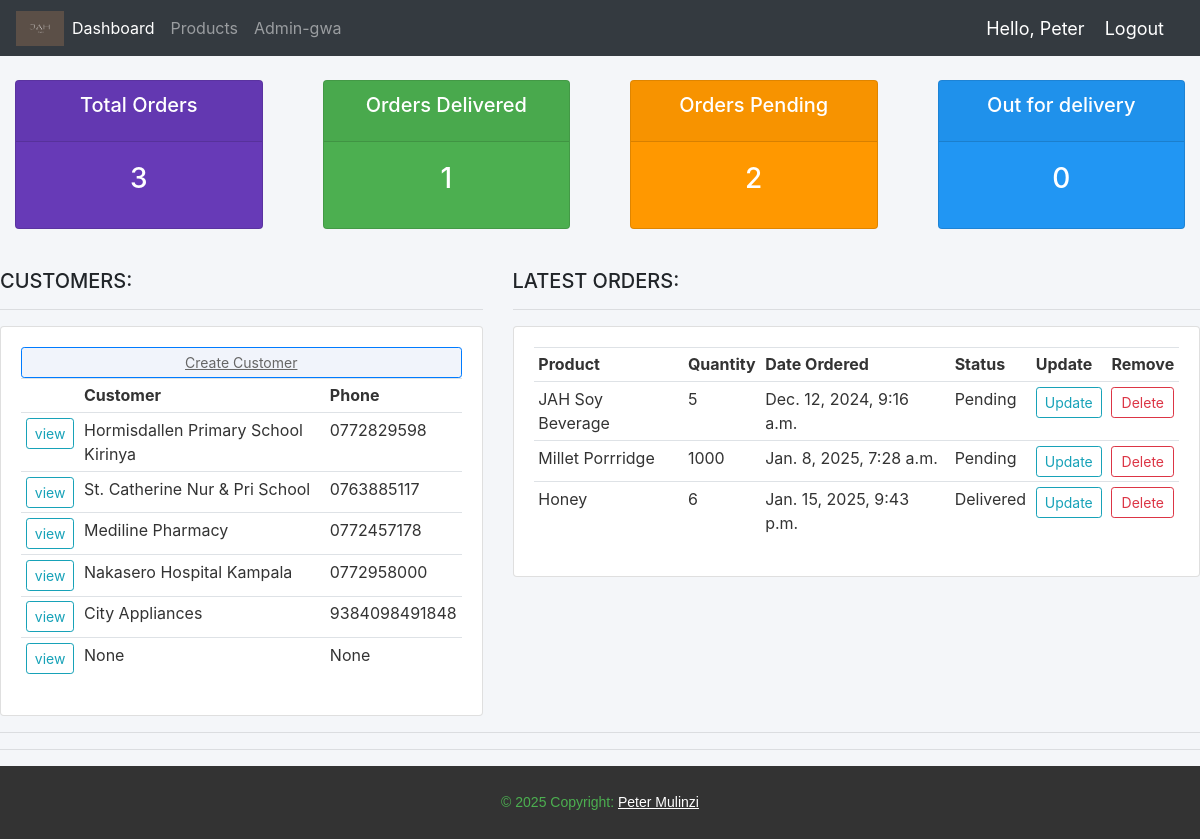
The app's page / (signed in), older data.
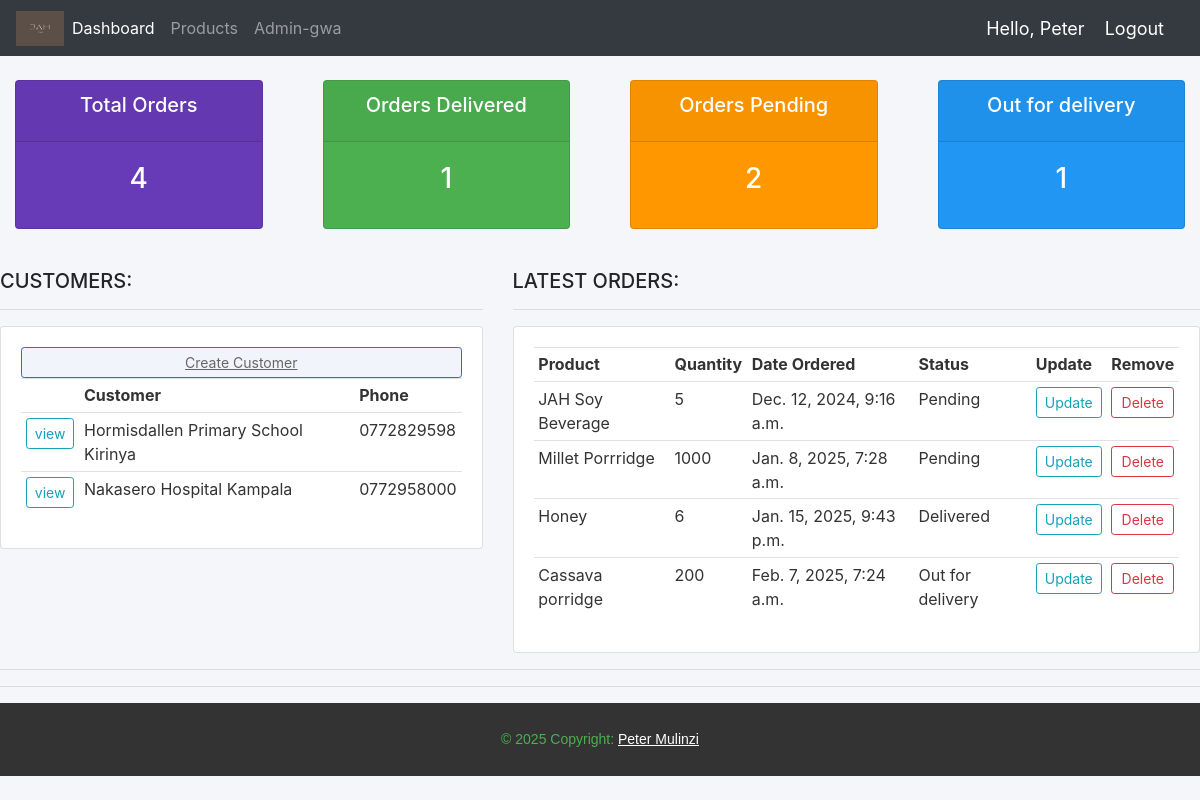
The same page, newer data.
### Jah_Accounts/models.py (models this page shows, shortened)
class Customer(models.Model):
    user = models.OneToOneField(User, null=True, blank=True, on_delete=models.CASCADE)
    name = models.CharField(max_length=200, null=True)
    phone = models.CharField(max_length=200, null=True, blank=True)
    email = models.CharField(max_length=200, null=True, blank=True)
    profile_picture = models.ImageField(null=True, default='avi.jpg', blank=True)
    date_created = models.DateTimeField(auto_now_add=True, null=True, blank=True)

class Order(models.Model):
    STATUS = (
        ('Pending', 'Pending'),
        ('Out for delivery', 'Out for delivery'),
        ('Delivered', 'Delivered'),
    )
    MEASUREMENT = (
        ('Kgs', 'Kgs'),
        ('Tins', 'Tins'),
    )
    Customer = models.ForeignKey(Customer, null=True, on_delete=models.SET_NULL)
    Product = models.ForeignKey(Product, null=True, on_delete=models.SET_NULL,)
    date_created = models.DateTimeField(auto_now_add=True, null=True)
    status = models.CharField(max_length=200, null=True, choices=STATUS)
    tags = models.ManyToManyField(Tag)
    Quantity = models.CharField(null=True, max_length=4)
    units = models.CharField(max_length=200, null=True, choices=MEASUREMENT,)
    note = models.CharField(max_length=200, null=True)

class Product(models.Model):
    CATEGORY = (
        ('Flour', 'Flour'),
        ('Honey', 'Honey'),
        ('Spice', 'Spice'),
    )
    name = models.CharField(max_length=200, null=True)
    price = models.FloatField(null=True)
    category = models.CharField(max_length=200, null=True, choices=CATEGORY)
    description = models.CharField(max_length=200, null = True, blank = True)
    date_created = models.DateTimeField(auto_now_add=True, null=True)
    def __str__(self):
        return self.name

### Jah_Accounts/decorators.py (the view)
    def wrapper_function(request, *args, **kwargs):
        group = None
        if request.user.groups.exists():
            group = request.user.groups.all()[0].name
        if group == 'customer':
            return redirect('user-page')
        if group == 'admin':
            return view_func(request, *args, **kwargs)

### Jah_Accounts/views.py (called while the page is built)
@login_required(login_url='login')
@admin_only
def dashboard(request):
    orders = Order.objects.all()
    customers = Customer.objects.all()
    total_orders = orders.count()
    pending = Order.objects.filter(status = 'Pending').count()
    delivered = Order.objects.filter(status = 'Delivered').count()
    Out_for_Delivery =  Order.objects.filter(status = 'Out for delivery').count()
    context = {'orders': orders, 'customers': customers, 'total_orders': total_orders, 'pending': pending, 'delivered': delivered, 'Out_for_Delivery': Out_for_Delivery}
    return render(request, 'Jah_Accounts/Dashboard.html', context)

### Jah_Accounts/templates/Jah_Accounts/Dashboard.html
{% extends "Jah_Accounts/main.html" %}
{% block content %}
{% include "Jah_Accounts/status.html" %}
<br>
<div class="row">
    <div class="col-md-5">
        <h5>CUSTOMERS:</h5>
        <hr>
        <div class="card card-body" style="background-color: #ffffff; color: #333333;">
            <a class="btn btn-primary btn-sm btn-block" href="{% url "createCustomer" %}" style="background-color: #f1f4fb; color: #666666; text-decoration: underline;">Create Customer</a>
            <table class="table table-sm"">
                <tr>
                    <th></th>
                    <th>Customer</th>
                    <th>Phone</th>
                </tr>
                {% for customers in customers %}
                  <tr>
                    <td><a class="btn btn-sm btn-outline-info" href="{% url 'customers' customers.id %}">view</a></td>
                    <td>{{ customers.name }}</td>
                    <td>{{ customers.phone }}</td>
                  </tr>
                {% endfor %}
            </table>
        </div>
    </div>
    <div class="col-md-7">
        <h5>LATEST ORDERS:</h5>
        <hr>
        <div class="card card-body" style="background-color: #ffffff; color: #333333;">
            <table class="table table-sm">
                <tr>
                    <th>Product</th>
                    <th>Quantity</th>
                    <th>Date Ordered</th>
                    <th>Status</th>
                    <th>Update</th>
                    <th>Remove</th>
                </tr>
                {% for y in orders  %}
                    <tr>
                        <td>{{ y.Product }}</td>
                        <td>{{ y.Quantity }}</td>
                        <td>{{ y.date_created }}</td>
                        <td>{{ y.status }}</td>
                        <td><a class="btn btn-outline-info btn-sm " href="{% url 'updateOrder' y.id %}">Update</a></td>
                        <td><a class="btn btn-outline-danger btn-sm btn-block" href="{% url 'deleteOrder' y.id %}">Delete</a></td>
                    </tr>
                {% endfor %}
            </table>
        </div>
    </div>
</div>
<hr>
{% endblock %}

### Jah_Accounts/templates/Jah_Accounts/main.html (shortened to what this page needs)
{% load static %}
<!DOCTYPE html>
<html lang="en">
<head>
    <link rel="stylesheet" href="https://cdn.jsdelivr.net/npm/bootstrap@4.0.0/dist/css/bootstrap.min.css"></head>
    <link rel="stylesheet" href="{% static 'css/main.css' %}?v=2.0">
<body>
    {% include "Jah_Accounts/navbar.html" %}
    {% block content %}
    {% endblock %}
    <hr>
</body>
<footer class="text-white text-center text-lg-start" style="background-color: #333333; color: #ffffff; text-align: center; padding: 10px; font-family: Arial, sans-serif; font-size: 14px; margin: 0;">
    <div class="text-center p-3" style="color: #4caf50; text-decoration: none;">
      © 2025 Copyright:
      <a class="text-white" style="text-decoration: underline; color: #ffffff;" href="mailto:pbmulinzi@gmail.com">Peter Mulinzi</a>
    </div>
</footer>
</html>

### Jah_Accounts/templates/Jah_Accounts/navbar.html (shortened to what this page needs)
{% load static %}
<nav class="navbar navbar-expand-lg navbar-dark bg-dark">
    <img src="/static/images/jah_sample_logo.png" alt="" width="48" height="35">
    <div class="collapse navbar-collapse" id="navbarNavAltMarkup">
      <div class="navbar-nav">
        {% if request.user.is_staff %}
        <a class="nav-item nav-link active" href="{% url 'home' %}">Dashboard</a>
        <a class="nav-item nav-link" href="{% url 'products' %}">Products</a>
        <a class="nav-item nav-link" href="http://127.0.0.1:8000/admin/">Admin-gwa</a>
        {% else %}
        <a class="nav-link" href="{% url 'account' %}">Settings</a>
        {% endif %}
      </div>
    </div>
    <span class="hello-msg">Hello, {{request.user}}</span>
    <span><a class="hello-msg" href="{% url 'logout' %}">Logout</a></span>
  </nav>

### Jah_Accounts/templates/Jah_Accounts/Status.html
{% load static %}
<br>
<div class="row">
    <div class="col">
        <div class="col-md">
            <div class="card text-center text-white mb-3" id="total-orders">
                <div class="card-header">
                    <h5 class="card-title">Total Orders</h5>
                </div>
                <div class="card-body">
                    <h3 class="card-title">{{total_orders|default:"0"}}</h3>
                </div>
            </div>
        </div>
    </div>
    <div class="col">
        <div class="col-md">
            <div class="card text-center text-white mb-3" id="orders-delivered">
                <div class="card-header">
                    <h5 class="card-title">Orders Delivered</h5>
                </div>
                <div class="card-body">
                    <h3 class="card-title">{{delivered|default:"0"}}</h3>
                </div>
            </div>
        </div>
    </div>
    <div class="col">
        <div class="col-md">
            <div class="card text-center text-white mb-3" id="orders-pending">
                <div class="card-header">
                    <h5 class="card-title">Orders Pending</h5>
                </div>
                <div class="card-body">
                    <h3 class="card-title">{{pending|default:"0"}}</h3>
                </div>
            </div>
        </div>
    </div>
    <div class="col">
        <div class="col-md">
            <div class="card text-center text-white mb-3" id="out-for-delivery">
                <div class="card-header">
                    <h5 class="card-title">Out for delivery</h5>
                </div>
                <div class="card-body">
                    <h3 class="card-title">{{Out_for_Delivery|default:"0"}}</h3>
                </div>
            </div>
        </div>
    </div>
</div>

### static/css/main.css (style rules this page uses)
body { background-color: #f4f6f9; }
#total-orders { background-color: #673ab7; }
#orders-delivered { background-color: #4caf50; }
#orders-pending { background-color: #ff9800; }
#out-for-delivery { background-color: #2196f3; }

### Jah_Accounts/templates/Jah_Accounts/navbar.html (style rules this page uses)
.hello-msg { font-size: 18px; color: #fff; margin-right: 20px; }

Row changes from the older to the newer data that the page shows:
removed Customer: name "St. Catherine Nur & Pri School", phone "0763885117"
removed Customer: name "Mediline Pharmacy", phone "0772457178"
removed Customer: name "City Appliances", phone "9384098491848"
removed Customer: name "None", phone "None"
added Order: Product "Cassava porridge", Quantity "200", date_created "Feb. 7, 2025, 7:24 a.m.", status "Out for delivery"
Text that changed along with them:
{{ total_orders|default:"0" }}: "3" → "4"
{{ Out_for_Delivery|default:"0" }}: "0" → "1"
